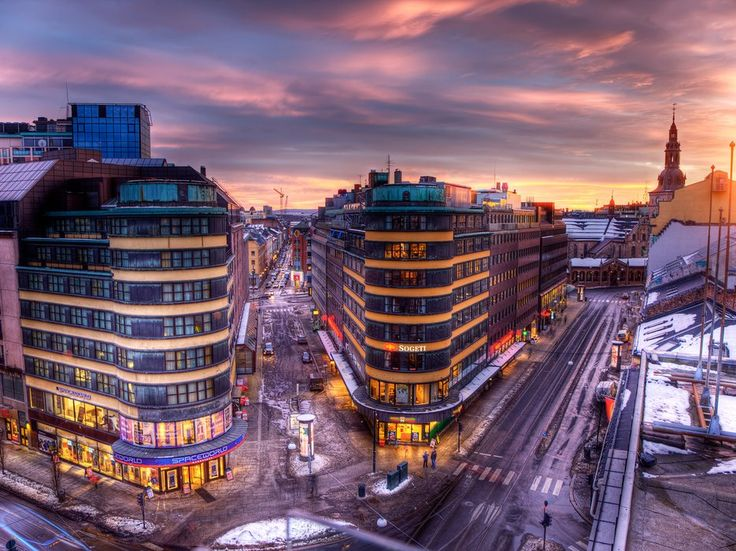
#> input picture 4/img/2.png, 736 x 551 px, found by its file name
$ python 2.py   (older library calls are emulated)
#> lines starting #> are read from the running program, lines starting #| are printed output that depends on the picture
import cv2
import numpy as np

def process_image(path):
    # Считываем изображение
    img = cv2.imread(path)
#> img is the input picture: shape (551, 736, 3); mean B, G, R 111.7, 93.8, 120.9


    # Перевод в черно-белый формат
    gray = cv2.cvtColor(img, cv2.COLOR_BGR2GRAY)
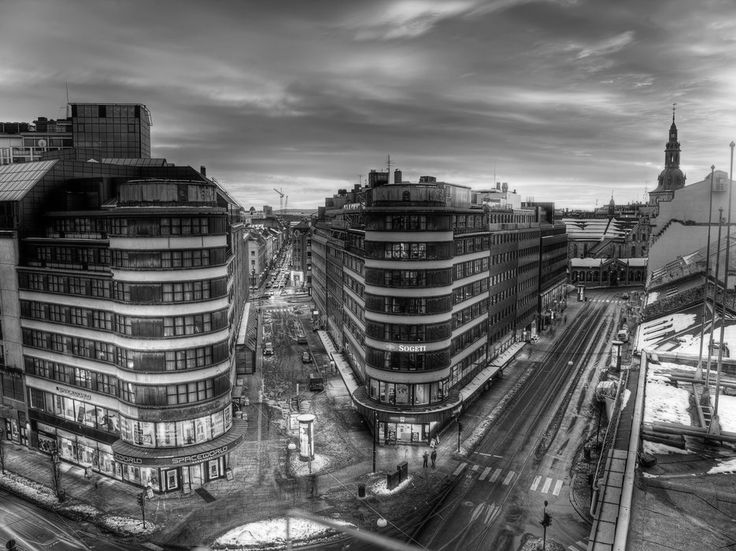
#> gray: shape (551, 736); min 0, max 255, mean 104

    # Размытие по Гауссу
    blurred = cv2.GaussianBlur(gray, (7, 7), 0)
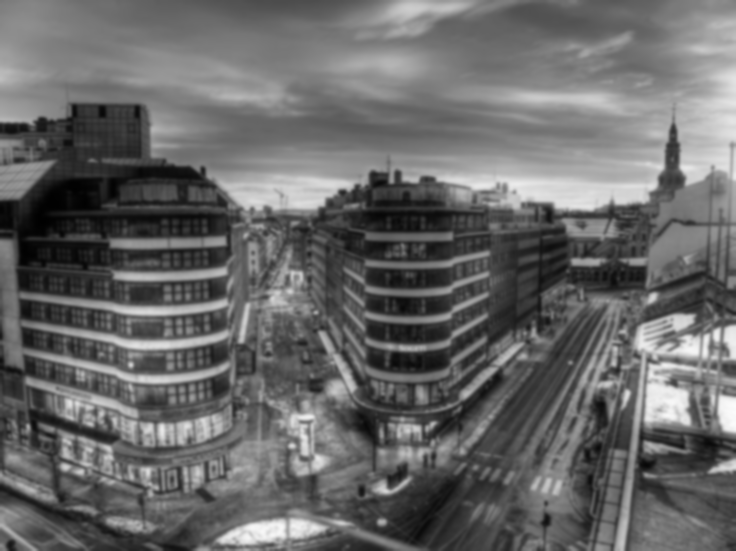
#> blurred: shape (551, 736); min 0, max 251, mean 104

    # --- Вычисление градиентов Собеля ---
    grad_x = cv2.Sobel(blurred, cv2.CV_64F, 1, 0, ksize=3)  # производная по X
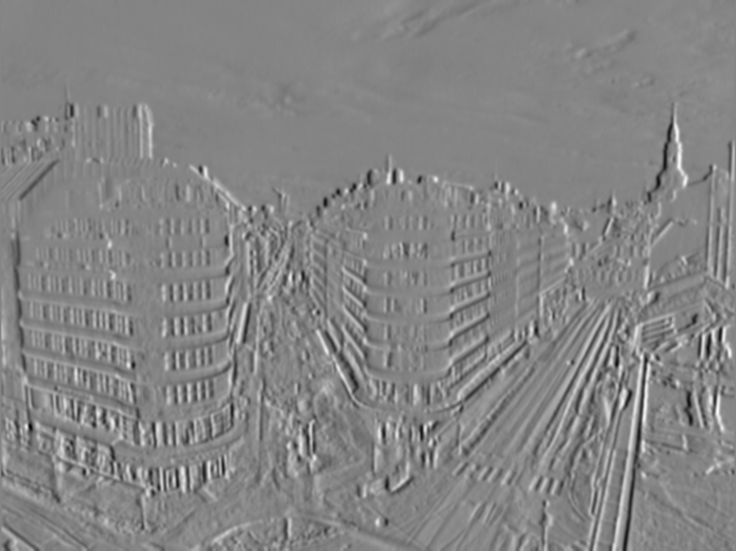
#> grad_x: shape (551, 736) float64; min -320, max 295, mean 0.6; drawn with min black and max white
    grad_y = cv2.Sobel(blurred, cv2.CV_64F, 0, 1, ksize=3)  # производная по Y
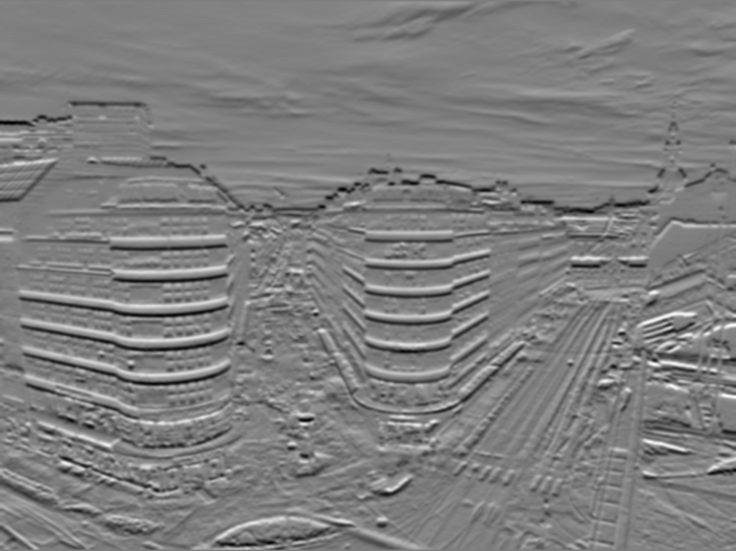
#> grad_y: shape (551, 736) float64; min -307, max 310, mean -0.4; drawn with min black and max white

    # --- Длина градиента ---
    magnitude = np.sqrt(grad_x**2 + grad_y**2)
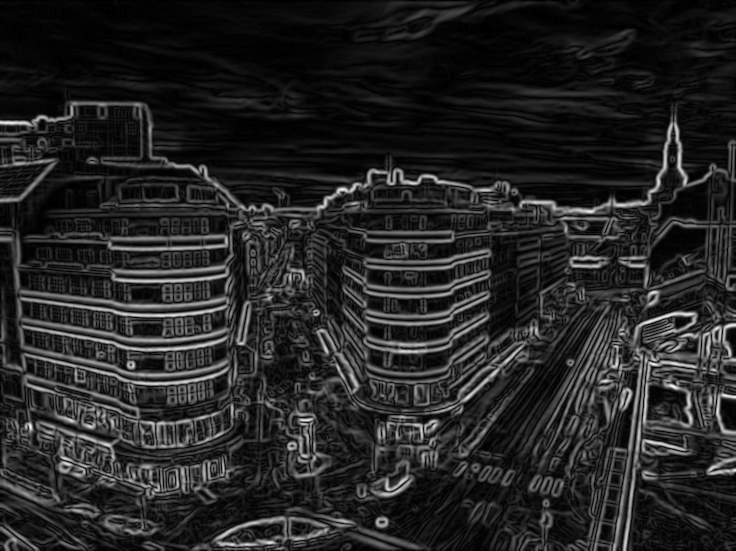
#> magnitude: shape (551, 736) float64; min 0, max 328.8, mean 48.2; drawn with min black and max white

    # --- Угол градиента (в радианах) ---
    angle = np.arctan2(grad_y, grad_x)
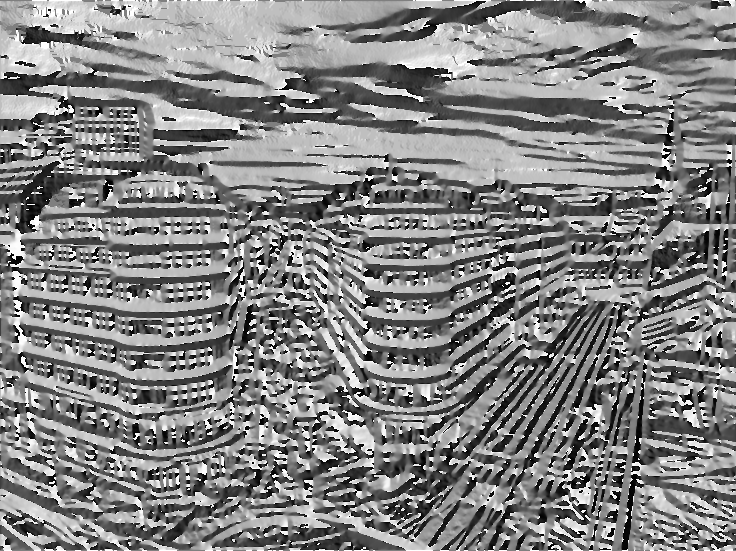
#> angle: shape (551, 736) float64; min -3.14, max 3.14, mean 0.108; drawn with min black and max white

    # Вывод матриц в консоль
    print("Матрица длин градиента:\n", magnitude)
#> (printed output is left out)
    print("\nМатрица углов градиента (в радианах):\n", angle)
#> (printed output is left out)

    # Нормализация для отображения
    mag_norm = cv2.normalize(magnitude, None, 0, 255, cv2.NORM_MINMAX).astype(np.uint8)
    ang_norm = cv2.normalize(angle, None, 0, 255, cv2.NORM_MINMAX).astype(np.uint8)

    # Вывод окон
    cv2.imshow("Черно-белое", gray)
    cv2.imshow("Градиенты - величина", mag_norm)
    cv2.imshow("Градиенты - угол", ang_norm)

    cv2.waitKey(0)
    cv2.destroyAllWindows()

process_image("C:/Users/Alexandr/Desktop/cvision/4/img/2.png")
